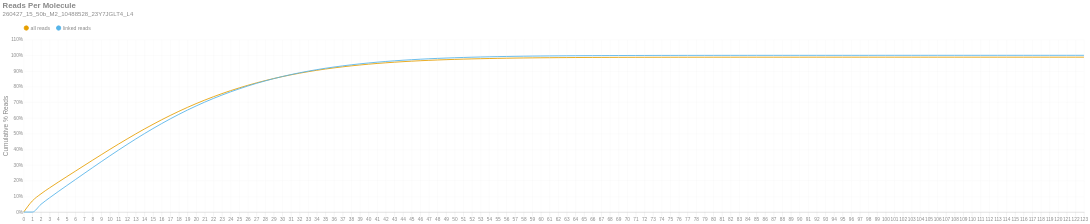

The notebook cell saved with this chart:
### Markdown cell above
### Reads per Molecule
This chart shows the cumulative distribution of the number of reads per linked molecule. That is, how many alignments are associated with a unique molecule. This excludes the number of reads associated with invalid or absent linked-read barcodes. The `linked` histogram is the percentages recalculated when disregarding singletons.

### Code cell
if SKIPLR:
    print_html(f"Skipped")
else:
    counts = np.bincount(valids['reads'].cast(pl.Int64).to_numpy())
    weighted = counts * np.arange(len(counts))
    all_perc = weighted / n_reads
    linked_perc = weighted / n_linked_reads
    linked_perc[1] = 0
    binned_df = pl.DataFrame({
        'readsper': list(range(len(counts))),
        'all reads (cumsum)': np.cumsum(all_perc).tolist(),
        'linked reads (cumsum)': np.cumsum(linked_perc).tolist(),
    })

    with SafeRender(binned_df):
        (
            density_plot(binned_df, 'Reads Per Molecule', samplename, 'readspmol')
            .encode(
                x=alt.X('readsper:O', title=None).axis(labelAngle=0).scale(padding=0),
                y=alt.Y('value:Q', title='Cumulative % Reads').axis(format='%').stack(False),
                color=alt.Color("key:N").scale(domain=["all reads", "linked reads"]),
                tooltip=[
                    alt.Tooltip("key:N", title="Data Type"),
                    alt.Tooltip("readsper:O", title="Reads Per Molecule"),
                    alt.Tooltip("value:Q", format=".2%", title="% Reads (Cum.)")
                ]            
            )
        ).display()

### Figure 1 — Vega-Lite specification as saved in the notebook (floating-point values rounded to 4 significant figures)
{"width": "container", "height": 400, "config": {"title": {"anchor": "start", "dy": -15, "fontSize": 18, "color": "#888888", "subtitleColor": "#888888", "subtitleFontSize": 14}, "arc": {"fill": "#0072B2"}, "axis": {"domainColor": "#888888", "domainWidth": 0.5, "gridWidth": 0.2, "grid": false, "titleFontWeight": 400, "titleFontSize": 15, "labelFontSize": 11, "labelColor": "#888888", "tickColor": "#888888", "tickWidth": 0.2, "titleColor": "#888888"}, "axisBand": {"grid": false}, "axisX": {"grid": true, "tickSize": 10, "domainCap": "round"}, "axisY": {"domain": false, "grid": true, "tickSize": 0, "domainCap": "round"}, "background": "transparent", "header": {"labelFontSize": 15, "labelColor": "#888888", "titleFontSize": 15, "titleFontWeight": 600, "titleColor": "#888888"}, "legend": {"labelFont": "sans-serif", "labelFontSize": 12, "labelColor": "#888888", "symbolSize": 100, "symbolType": "circle", "titleFontSize": 12, "titlePadding": 10, "titleColor": "#888888", "title": null, "orient": "top"}, "range": {"category": ["#E69F00", "#56B4E9", "#009E73", "#F0E442", "#0072B2", "#D55E00", "#CC79A7", "#000000"], "diverging": ["#cfe8f3", "#a2d4ec", "#73bfe2", "#46abdb", "#1696d2", "#12719e"]}, "area": {"fill": "#0072B2", "fillOpacity": 0.7, "line": true, "strokeOpacity": 0.7}, "line": {"color": "#0072B2", "stroke": "#0072B2", "strokeWidth": 2}, "trail": {"color": "#0072B2", "stroke": "#0072B2", "strokeWidth": 0, "size": 1}, "point": {"filled": true, "fillOpacity": 1.0, "size": 95}, "text": {"color": "#888888", "fontSize": 11, "align": "right", "fontWeight": 400, "size": 11}, "bar": {"fill": "#0072B2", "stroke": null}, "view": {"stroke": null, "continuousWidth": 660, "continuousHeight": 400}}, "data": {"name": "data-5277a77f737a04eec17a49bdcfd08abf"}, "mark": {"type": "line", "interpolate": "monotone", "point": {"opacity": 0, "size": 275}}, "encoding": {"color": {"field": "key", "scale": {"domain": ["all reads", "linked reads"]}, "type": "nominal"}, "tooltip": [{"field": "key", "title": "Data Type", "type": "nominal"}, {"field": "readsper", "title": "Reads Per Molecule", "type": "ordinal"}, {"field": "value", "format": ".2%", "title": "% Reads (Cum.)", "type": "quantitative"}], "x": {"axis": {"labelAngle": 0}, "field": "readsper", "scale": {"padding": 0}, "title": null, "type": "ordinal"}, "y": {"axis": {"format": "%"}, "field": "value", "stack": false, "title": "Cumulative % Reads", "type": "quantitative"}}, "params": [{"name": "param_c36ac31b6afebe62", "select": {"type": "point", "fields": ["key"]}, "bind": "legend"}], "title": {"text": "Reads Per Molecule", "subtitle": "260427_15_50b_M2_10488528_23Y7JGLT4_L4"}, "transform": [{"fold": ["all reads (cumsum)", "linked reads (cumsum)"]}, {"calculate": "replace(datum.key, ' (cumsum)', '')", "as": "key"}, {"filter": {"param": "param_c36ac31b6afebe62"}}], "usermeta": {"embedOptions": {"downloadFileName": "260427_15_50b_M2_10488528_23Y7JGLT4_L4.readspmol"}}, "$schema": "https://vega.github.io/schema/vega-lite/v6.4.1.json", "datasets": {"data-5277a77f737a04eec17a49bdcfd08abf": [{"readsper": 0, "all reads (cumsum)": 0.0, "linked reads (cumsum)": 0.0}, {"readsper": 1, "all reads (cumsum)": 0.07092, "linked reads (cumsum)": 0.0}, {"readsper": 2, "all reads (cumsum)": 0.116, "linked reads (cumsum)": 0.04915}, {"readsper": 3, "all reads (cumsum)": 0.1543, "linked reads (cumsum)": 0.09093}, {"readsper": 4, "all reads (cumsum)": 0.1905, "linked reads (cumsum)": 0.1304}, {"readsper": 5, "all reads (cumsum)": 0.226, "linked reads (cumsum)": 0.169}, {"readsper": 6, "all reads (cumsum)": 0.2611, "linked reads (cumsum)": 0.2073}, {"readsper": 7, "all reads (cumsum)": 0.2962, "linked reads (cumsum)": 0.2456}, {"readsper": 8, "all reads (cumsum)": 0.3312, "linked reads (cumsum)": 0.2837}, {"readsper": 9, "all reads (cumsum)": 0.3658, "linked reads (cumsum)": 0.3214}, {"readsper": 10, "all reads (cumsum)": 0.4, "linked reads (cumsum)": 0.3587}, {"readsper": 11, "all reads (cumsum)": 0.4336, "linked reads (cumsum)": 0.3954}, {"readsper": 12, "all reads (cumsum)": 0.4665, "linked reads (cumsum)": 0.4312}, {"readsper": 13, "all reads (cumsum)": 0.4985, "linked reads (cumsum)": 0.4661}, {"readsper": 14, "all reads (cumsum)": 0.5297, "linked reads (cumsum)": 0.5001}, {"readsper": 15, "all reads (cumsum)": 0.5597, "linked reads (cumsum)": 0.5328}, {"readsper": 16, "all reads (cumsum)": 0.5886, "linked reads (cumsum)": 0.5644}, {"readsper": 17, "all reads (cumsum)": 0.6163, "linked reads (cumsum)": 0.5945}, {"readsper": 18, "all reads (cumsum)": 0.6427, "linked reads (cumsum)": 0.6233}, {"readsper": 19, "all reads (cumsum)": 0.6679, "linked reads (cumsum)": 0.6508}, {"readsper": 20, "all reads (cumsum)": 0.6917, "linked reads (cumsum)": 0.6767}, {"readsper": 21, "all reads (cumsum)": 0.7143, "linked reads (cumsum)": 0.7014}, {"readsper": 22, "all reads (cumsum)": 0.7357, "linked reads (cumsum)": 0.7246}, {"readsper": 23, "all reads (cumsum)": 0.7557, "linked reads (cumsum)": 0.7464}, {"readsper": 24, "all reads (cumsum)": 0.7745, "linked reads (cumsum)": 0.7669}, {"readsper": 25, "all reads (cumsum)": 0.7922, "linked reads (cumsum)": 0.7862}, {"readsper": 26, "all reads (cumsum)": 0.8087, "linked reads (cumsum)": 0.8043}, {"readsper": 27, "all reads (cumsum)": 0.8241, "linked reads (cumsum)": 0.8211}, {"readsper": 28, "all reads (cumsum)": 0.8384, "linked reads (cumsum)": 0.8367}, {"readsper": 29, "all reads (cumsum)": 0.8518, "linked reads (cumsum)": 0.8512}, {"readsper": 30, "all reads (cumsum)": 0.8641, "linked reads (cumsum)": 0.8646}, {"readsper": 31, "all reads (cumsum)": 0.8755, "linked reads (cumsum)": 0.8771}, {"readsper": 32, "all reads (cumsum)": 0.8859, "linked reads (cumsum)": 0.8885}, {"readsper": 33, "all reads (cumsum)": 0.8956, "linked reads (cumsum)": 0.899}, {"readsper": 34, "all reads (cumsum)": 0.9045, "linked reads (cumsum)": 0.9086}, {"readsper": 35, "all reads (cumsum)": 0.9125, "linked reads (cumsum)": 0.9174}, {"readsper": 36, "all reads (cumsum)": 0.9198, "linked reads (cumsum)": 0.9254}, {"readsper": 37, "all reads (cumsum)": 0.9266, "linked reads (cumsum)": 0.9327}, {"readsper": 38, "all reads (cumsum)": 0.9327, "linked reads (cumsum)": 0.9395}, {"readsper": 39, "all reads (cumsum)": 0.9384, "linked reads (cumsum)": 0.9456}, {"readsper": 40, "all reads (cumsum)": 0.9435, "linked reads (cumsum)": 0.9512}, {"readsper": 41, "all reads (cumsum)": 0.9481, "linked reads (cumsum)": 0.9562}, {"readsper": 42, "all reads (cumsum)": 0.9523, "linked reads (cumsum)": 0.9608}, {"readsper": 43, "all reads (cumsum)": 0.9561, "linked reads (cumsum)": 0.9649}, {"readsper": 44, "all reads (cumsum)": 0.9596, "linked reads (cumsum)": 0.9687}, {"readsper": 45, "all reads (cumsum)": 0.9627, "linked reads (cumsum)": 0.9721}, {"readsper": 46, "all reads (cumsum)": 0.9655, "linked reads (cumsum)": 0.9752}, {"readsper": 47, "all reads (cumsum)": 0.9681, "linked reads (cumsum)": 0.978}, {"readsper": 48, "all reads (cumsum)": 0.9703, "linked reads (cumsum)": 0.9804}, {"readsper": 49, "all reads (cumsum)": 0.9723, "linked reads (cumsum)": 0.9826}, {"readsper": 50, "all reads (cumsum)": 0.9741, "linked reads (cumsum)": 0.9846}, {"readsper": 51, "all reads (cumsum)": 0.9758, "linked reads (cumsum)": 0.9864}, {"readsper": 52, "all reads (cumsum)": 0.9772, "linked reads (cumsum)": 0.988}, {"readsper": 53, "all reads (cumsum)": 0.9785, "linked reads (cumsum)": 0.9893}, {"readsper": 54, "all reads (cumsum)": 0.9796, "linked reads (cumsum)": 0.9906}, {"readsper": 55, "all reads (cumsum)": 0.9807, "linked reads (cumsum)": 0.9917}, {"readsper": 56, "all reads (cumsum)": 0.9816, "linked reads (cumsum)": 0.9927}, {"readsper": 57, "all reads (cumsum)": 0.9824, "linked reads (cumsum)": 0.9936}, {"readsper": 58, "all reads (cumsum)": 0.9831, "linked reads (cumsum)": 0.9944}, {"readsper": 59, "all reads (cumsum)": 0.9838, "linked reads (cumsum)": 0.9951}, {"readsper": 60, "all reads (cumsum)": 0.9843, "linked reads (cumsum)": 0.9957}, {"readsper": 61, "all reads (cumsum)": 0.9848, "linked reads (cumsum)": 0.9962}, {"readsper": 62, "all reads (cumsum)": 0.9852, "linked reads (cumsum)": 0.9967}, {"readsper": 63, "all reads (cumsum)": 0.9856, "linked reads (cumsum)": 0.9971}, {"readsper": 64, "all reads (cumsum)": 0.9859, "linked reads (cumsum)": 0.9975}, {"readsper": 65, "all reads (cumsum)": 0.9862, "linked reads (cumsum)": 0.9978}, {"readsper": 66, "all reads (cumsum)": 0.9865, "linked reads (cumsum)": 0.998}, {"readsper": 67, "all reads (cumsum)": 0.9867, "linked reads (cumsum)": 0.9983}, {"readsper": 68, "all reads (cumsum)": 0.9869, "linked reads (cumsum)": 0.9985}, {"readsper": 69, "all reads (cumsum)": 0.9871, "linked reads (cumsum)": 0.9987}, {"readsper": 70, "all reads (cumsum)": 0.9873, "linked reads (cumsum)": 0.9989}, {"readsper": 71, "all reads (cumsum)": 0.9874, "linked reads (cumsum)": 0.999}, {"readsper": 72, "all reads (cumsum)": 0.9875, "linked reads (cumsum)": 0.9992}, {"readsper": 73, "all reads (cumsum)": 0.9876, "linked reads (cumsum)": 0.9993}, {"readsper": 74, "all reads (cumsum)": 0.9877, "linked reads (cumsum)": 0.9994}, {"readsper": 75, "all reads (cumsum)": 0.9878, "linked reads (cumsum)": 0.9995}, {"readsper": 76, "all reads (cumsum)": 0.9878, "linked reads (cumsum)": 0.9995}, {"readsper": 77, "all reads (cumsum)": 0.9879, "linked reads (cumsum)": 0.9996}, {"readsper": 78, "all reads (cumsum)": 0.988, "linked reads (cumsum)": 0.9997}, {"readsper": 79, "all reads (cumsum)": 0.988, "linked reads (cumsum)": 0.9997}, {"readsper": 80, "all reads (cumsum)": 0.988, "linked reads (cumsum)": 0.9998}, {"readsper": 81, "all reads (cumsum)": 0.9881, "linked reads (cumsum)": 0.9998}, {"readsper": 82, "all reads (cumsum)": 0.9881, "linked reads (cumsum)": 0.9998}, {"readsper": 83, "all reads (cumsum)": 0.9881, "linked reads (cumsum)": 0.9998}, {"readsper": 84, "all reads (cumsum)": 0.9882, "linked reads (cumsum)": 0.9999}, {"readsper": 85, "all reads (cumsum)": 0.9882, "linked reads (cumsum)": 0.9999}, {"readsper": 86, "all reads (cumsum)": 0.9882, "linked reads (cumsum)": 0.9999}, {"readsper": 87, "all reads (cumsum)": 0.9882, "linked reads (cumsum)": 0.9999}, {"readsper": 88, "all reads (cumsum)": 0.9882, "linked reads (cumsum)": 0.9999}, {"readsper": 89, "all reads (cumsum)": 0.9882, "linked reads (cumsum)": 0.9999}, {"readsper": 90, "all reads (cumsum)": 0.9882, "linked reads (cumsum)": 0.9999}, {"readsper": 91, "all reads (cumsum)": 0.9882, "linked reads (cumsum)": 0.9999}, {"readsper": 92, "all reads (cumsum)": 0.9882, "linked reads (cumsum)": 1.0}, {"readsper": 93, "all reads (cumsum)": 0.9882, "linked reads (cumsum)": 1.0}, {"readsper": 94, "all reads (cumsum)": 0.9882, "linked reads (cumsum)": 1.0}, {"readsper": 95, "all reads (cumsum)": 0.9882, "linked reads (cumsum)": 1.0}, {"readsper": 96, "all reads (cumsum)": 0.9882, "linked reads (cumsum)": 1.0}, {"readsper": 97, "all reads (cumsum)": 0.9882, "linked reads (cumsum)": 1.0}, {"readsper": 98, "all reads (cumsum)": 0.9882, "linked reads (cumsum)": 1.0}, {"readsper": 99, "all reads (cumsum)": 0.9882, "linked reads (cumsum)": 1.0}, {"readsper": 100, "all reads (cumsum)": 0.9883, "linked reads (cumsum)": 1.0}, {"readsper": 101, "all reads (cumsum)": 0.9883, "linked reads (cumsum)": 1.0}, {"readsper": 102, "all reads (cumsum)": 0.9883, "linked reads (cumsum)": 1.0}, {"readsper": 103, "all reads (cumsum)": 0.9883, "linked reads (cumsum)": 1.0}, {"readsper": 104, "all reads (cumsum)": 0.9883, "linked reads (cumsum)": 1.0}, {"readsper": 105, "all reads (cumsum)": 0.9883, "linked reads (cumsum)": 1.0}, {"readsper": 106, "all reads (cumsum)": 0.9883, "linked reads (cumsum)": 1.0}, {"readsper": 107, "all reads (cumsum)": 0.9883, "linked reads (cumsum)": 1.0}, {"readsper": 108, "all reads (cumsum)": 0.9883, "linked reads (cumsum)": 1.0}, {"readsper": 109, "all reads (cumsum)": 0.9883, "linked reads (cumsum)": 1.0}, {"readsper": 110, "all reads (cumsum)": 0.9883, "linked reads (cumsum)": 1.0}, {"readsper": 111, "all reads (cumsum)": 0.9883, "linked reads (cumsum)": 1.0}, {"readsper": 112, "all reads (cumsum)": 0.9883, "linked reads (cumsum)": 1.0}, {"readsper": 113, "all reads (cumsum)": 0.9883, "linked reads (cumsum)": 1.0}, {"readsper": 114, "all reads (cumsum)": 0.9883, "linked reads (cumsum)": 1.0}, {"readsper": 115, "all reads (cumsum)": 0.9883, "linked reads (cumsum)": 1.0}, {"readsper": 116, "all reads (cumsum)": 0.9883, "linked reads (cumsum)": 1.0}, {"readsper": 117, "all reads (cumsum)": 0.9883, "linked reads (cumsum)": 1.0}, {"readsper": 118, "all reads (cumsum)": 0.9883, "linked reads (cumsum)": 1.0}, {"readsper": 119, "all reads (cumsum)": 0.9883, "linked reads (cumsum)": 1.0}, {"readsper": 120, "all reads (cumsum)": 0.9883, "linked reads (cumsum)": 1.0}, {"readsper": 121, "all reads (cumsum)": 0.9883, "linked reads (cumsum)": 1.0}, {"readsper": 122, "all reads (cumsum)": 0.9883, "linked reads (cumsum)": 1.0}, {"readsper": 123, "all reads (cumsum)": 0.9883, "linked reads (cumsum)": 1.0}]}}
